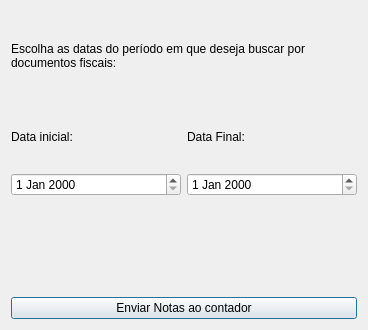
<?xml version="1.0" encoding="UTF-8"?>
<ui version="4.0">
 <class>JanelaEmailContador</class>
 <widget class="QDialog" name="JanelaEmailContador">
  <property name="geometry">
   <rect>
    <x>0</x>
    <y>0</y>
    <width>368</width>
    <height>330</height>
   </rect>
  </property>
  <property name="windowTitle">
   <string>Enviar NF Email</string>
  </property>
  <layout class="QGridLayout" name="gridLayout">
   <item row="0" column="0">
    <widget class="QLabel" name="label">
     <property name="text">
      <string>Escolha as datas do período em que deseja buscar por documentos fiscais:</string>
     </property>
     <property name="wordWrap">
      <bool>true</bool>
     </property>
    </widget>
   </item>
   <item row="1" column="0">
    <layout class="QHBoxLayout" name="horizontalLayout_2">
     <item>
      <layout class="QVBoxLayout" name="verticalLayout">
       <item>
        <widget class="QLabel" name="label_2">
         <property name="text">
          <string>Data inicial:</string>
         </property>
        </widget>
       </item>
       <item>
        <widget class="QDateEdit" name="Dedit_Inicio"/>
       </item>
      </layout>
     </item>
     <item>
      <layout class="QVBoxLayout" name="verticalLayout_2">
       <item>
        <widget class="QLabel" name="label_3">
         <property name="text">
          <string>Data Final:</string>
         </property>
        </widget>
       </item>
       <item>
        <widget class="QDateEdit" name="Dedit_Fim"/>
       </item>
      </layout>
     </item>
    </layout>
   </item>
   <item row="2" column="0">
    <layout class="QVBoxLayout" name="verticalLayout_3">
     <item>
      <layout class="QHBoxLayout" name="horizontalLayout">
       <item>
        <widget class="QLabel" name="Lbl_TextoNotas">
         <property name="text">
          <string/>
         </property>
         <property name="alignment">
          <set>Qt::AlignmentFlag::AlignLeading|Qt::AlignmentFlag::AlignLeft|Qt::AlignmentFlag::AlignTop</set>
         </property>
         <property name="wordWrap">
          <bool>true</bool>
         </property>
        </widget>
       </item>
       <item>
        <spacer name="horizontalSpacer">
         <property name="orientation">
          <enum>Qt::Orientation::Horizontal</enum>
         </property>
         <property name="sizeHint" stdset="0">
          <size>
           <width>40</width>
           <height>20</height>
          </size>
         </property>
        </spacer>
       </item>
       <item>
        <widget class="QLabel" name="Lbl_TextoEventos">
         <property name="text">
          <string/>
         </property>
         <property name="alignment">
          <set>Qt::AlignmentFlag::AlignLeading|Qt::AlignmentFlag::AlignLeft|Qt::AlignmentFlag::AlignTop</set>
         </property>
        </widget>
       </item>
      </layout>
     </item>
     <item>
      <widget class="QLabel" name="Lbl_DocsEncontrados">
       <property name="text">
        <string/>
       </property>
       <property name="alignment">
        <set>Qt::AlignmentFlag::AlignHCenter|Qt::AlignmentFlag::AlignTop</set>
       </property>
       <property name="wordWrap">
        <bool>true</bool>
       </property>
      </widget>
     </item>
    </layout>
   </item>
   <item row="3" column="0">
    <widget class="QPushButton" name="pushButton">
     <property name="text">
      <string>Enviar Notas ao contador</string>
     </property>
    </widget>
   </item>
  </layout>
 </widget>
 <resources/>
 <connections/>
</ui>
